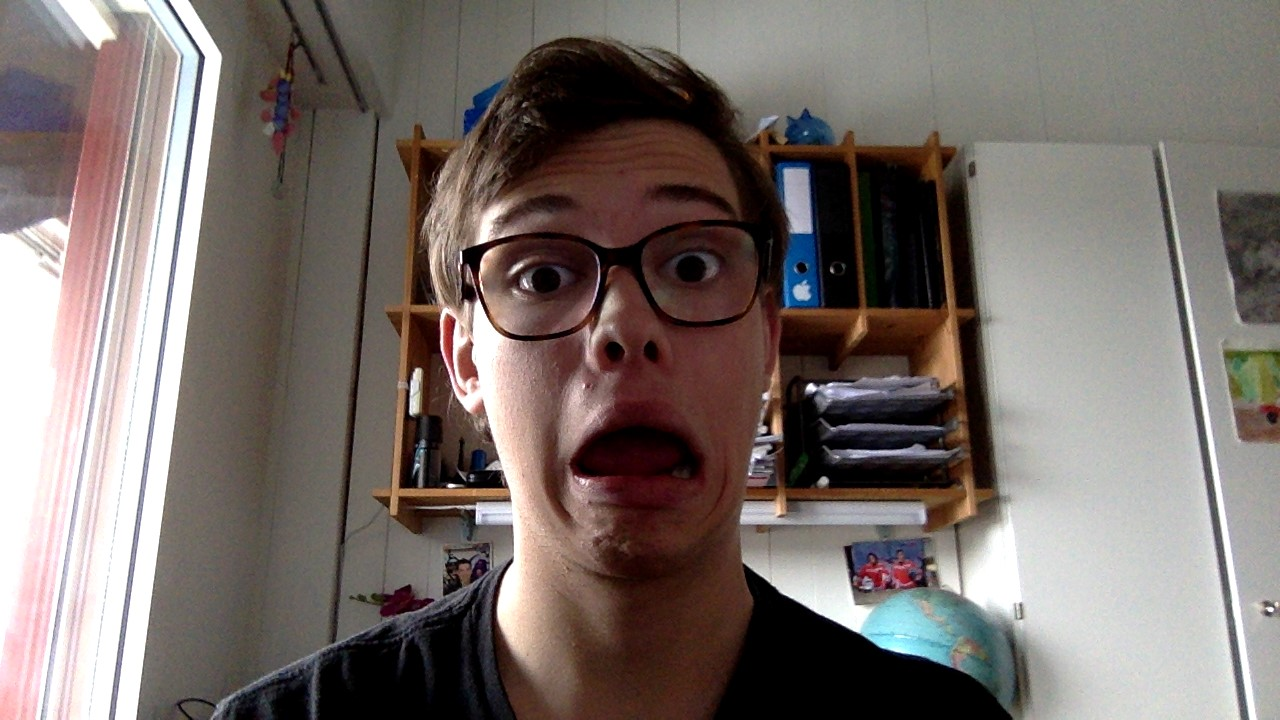
#> input picture experimenting/OpenCV Playground/faceImg.jpg, 1280 x 720 px, given in place of the camera
$ python filter.py
#> lines starting #> are read from the running program, lines starting #| are printed output that depends on the picture; after the words box and inside, x2 and y2 are one past the last pixel; in counts of white or black regions, pixels touching at a corner belong together
import cv2
import numpy as np

cap = cv2.VideoCapture(0)

while True:
    rtn , frame = cap.read()
#> frame is the input picture: shape (720, 1280, 3); mean B, G, R 107.1, 111.4, 121.3
    frame = cv2.resize(frame, (0, 0), fx=0.5, fy=0.5)
#> frame: shape (360, 640, 3)
    hsv = cv2.cvtColor(frame, cv2.COLOR_BGR2HSV)
#> hsv: shape (360, 640, 3); mean H, S, V 40.6, 61.6, 123.5


    lower_red = np.array([120,130,50])
    upper_red = np.array([180,255,150])

    #kernel = np.ones((15,15), np.float32)/255

    mask = cv2.inRange(hsv, lower_red, upper_red)
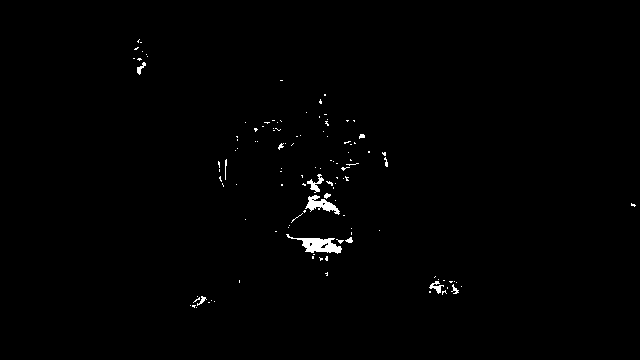
#> mask: shape (360, 640); 0.72% white; 120 white regions (107 under 20 px), largest, box (x1, y1, x2, y2) and area: (286, 234, 342, 254) 474, (305, 195, 340, 215) 298, (307, 174, 324, 193) 119
    res = cv2.bitwise_and(frame, frame, mask=mask)

    #smoothed = cv2.filter2D(res, -1, kernel)
    blur = cv2.GaussianBlur(res, (15,15), 0)
    median = cv2.medianBlur(res, 15)
    bilateral = cv2.bilateralFilter(res, 15, 75, 75)

    kernel = np.ones((5,5), np.uint8)
    erosion = cv2.erode(mask, kernel, iterations=1)
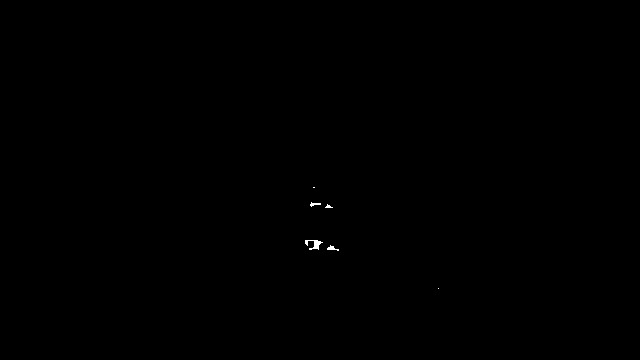
#> erosion: shape (360, 640); 0.07% white; 6 white regions (3 under 20 px), largest, box (x1, y1, x2, y2) and area: (305, 240, 323, 250) 84, (327, 245, 339, 251) 33, (310, 202, 321, 207) 27
    dilation = cv2.dilate(mask,kernel, iterations=1)
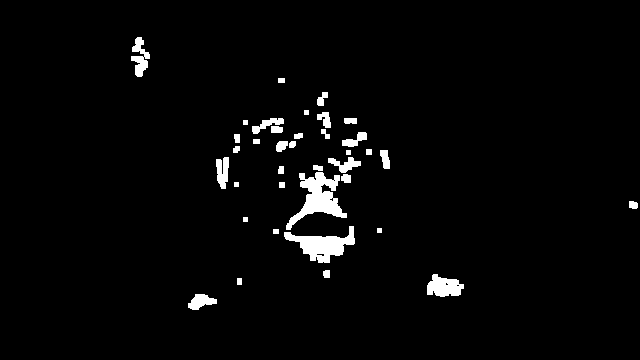
#> dilation: shape (360, 640); 2.7% white; 37 white regions, largest, box (x1, y1, x2, y2) and area: (286, 172, 347, 230) 1411, (284, 226, 355, 263) 1175, (427, 274, 464, 297) 583

    opening = cv2.morphologyEx(mask, cv2.MORPH_OPEN, kernel)
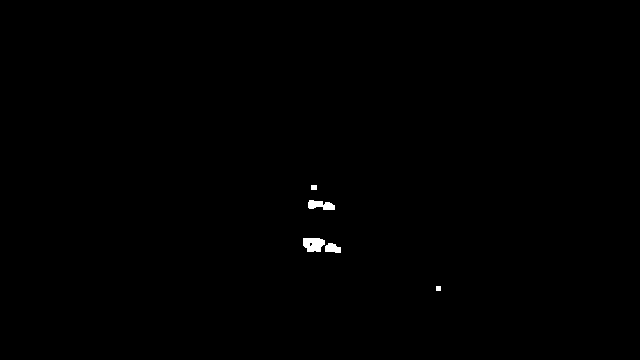
#> opening: shape (360, 640); 0.27% white; 5 white regions, box (x1, y1, x2, y2) and area: (303, 238, 325, 252) 250, (308, 200, 335, 210) 188, (325, 243, 341, 253) 121, (311, 185, 317, 190) 30, (436, 286, 441, 291) 25
    closing = cv2.morphologyEx(mask, cv2.MORPH_CLOSE, kernel)
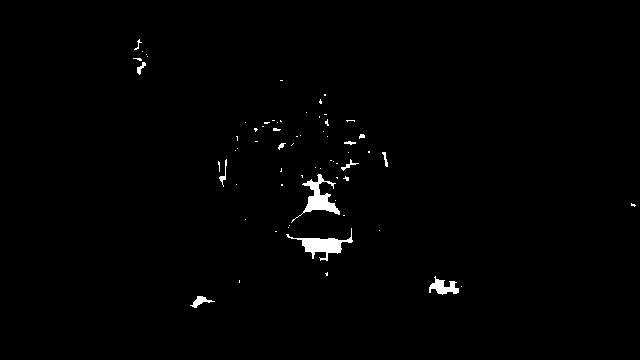
#> closing: shape (360, 640); 0.97% white; 66 white regions (54 under 20 px), largest, box (x1, y1, x2, y2) and area: (286, 228, 353, 261) 655, (291, 174, 340, 223) 653, (429, 276, 459, 295) 284


    #cv2.imshow('Frame', frame)
    #cv2.imshow('Mask', mask)
    cv2.imshow('Result', res)
    #cv2.imshow('Blur', median)
    #cv2.imshow('Erosion', erosion)
    #cv2.imshow('Dilation', dilation)
    cv2.imshow('Opening', opening)
    cv2.imshow('Closing', closing)

    k = cv2.waitKey(5)
#> (key q is pressed here)
    if k == ord('q'):
        break
cv2.destroyAllWindows()
cap.release()
